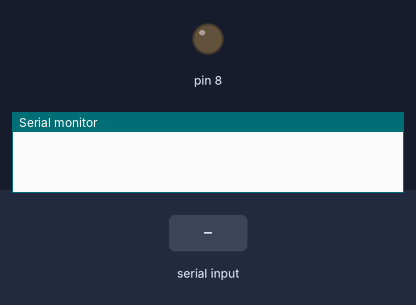
The sketch below on a simulated Arduino Uno, built with avr-gcc and run on an emulated ATmega328P. On the bench: output pins drawn as LEDs (lit = HIGH), the last lines printed to the serial monitor. The inputs (shaded band) are chosen by the test bench.

Above: at 1.2 s.
1.3 s: "1" received over Serial
At 2.5 s:
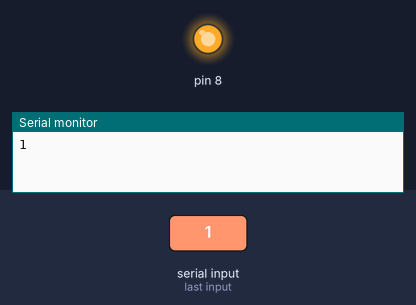
2.8 s: "0" received over Serial
At 3.7 s:
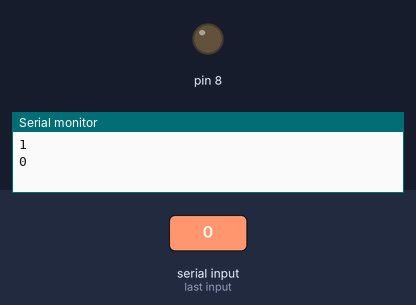
Timing chart, 0 to 5.8 s (numbered marks = the images above; inputs shaded):
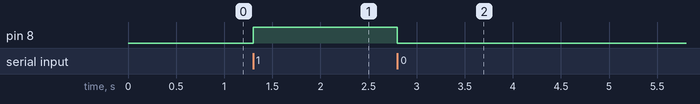

Measured:
- after the input at 1.3 s, pin 8: LOW → HIGH at once
- after the input at 2.8 s, pin 8: HIGH → LOW at once

The sketch:

sketch_jun06chello_wprld.ino
```cpp
/*#include<LiquidCrystal.h>
LiquidCrystal l1(8,9,10,11,12,13);*/
void setup() {
 Serial.begin(9600);
pinMode(8,OUTPUT);


}
void loop()
{
  //int i = random(1,1000);
  while(Serial.available()>0)
  {
  char y=Serial.read();
  if( y=='1')
  {
    digitalWrite(8,1);
    Serial.println(1);
  }
  else if(y=='0')
  {
    digitalWrite(8,0);
    Serial.println(0);
  }
  }
}
```
